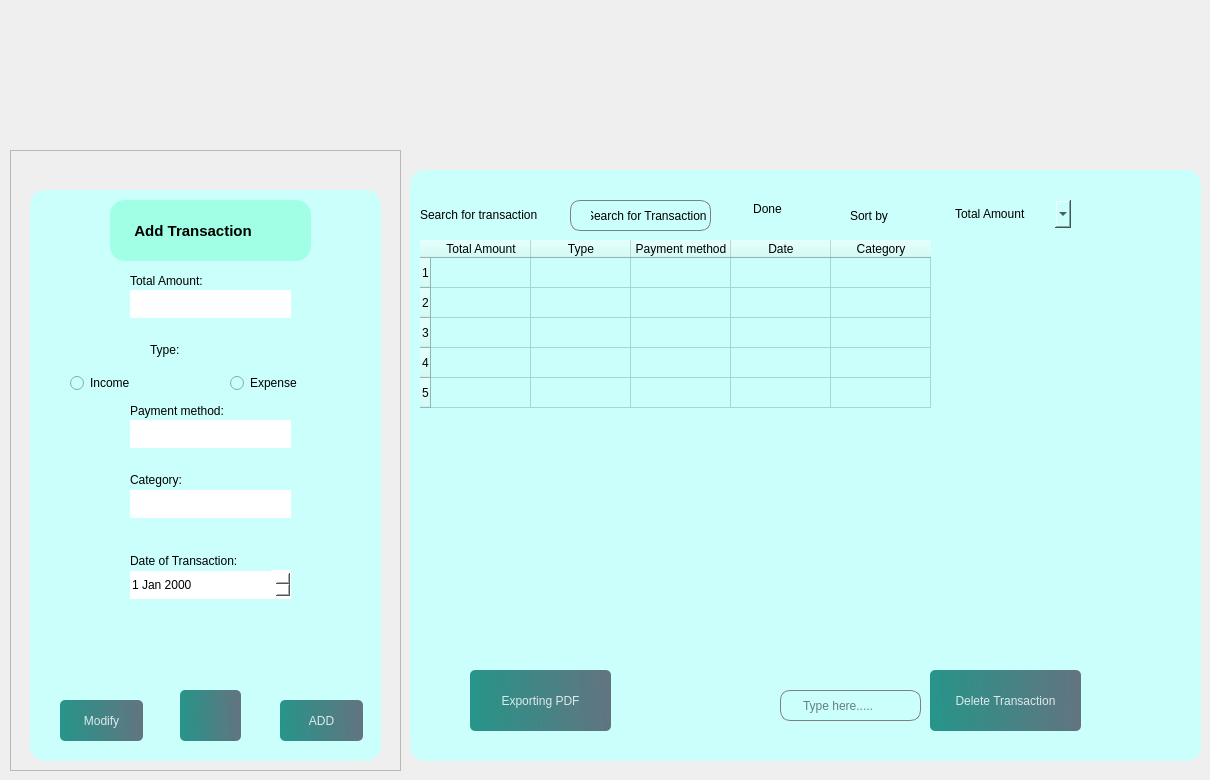
            <widget class="QWidget" name="a2">
             <widget class="QFrame" name="frame_14">
              <property name="geometry">
               <rect>
                <x>10</x>
                <y>150</y>
                <width>391</width>
                <height>621</height>
               </rect>
              </property>
              <property name="frameShape">
               <enum>QFrame::Shape::StyledPanel</enum>
              </property>
              <property name="frameShadow">
               <enum>QFrame::Shadow::Raised</enum>
              </property>
              <widget class="QFrame" name="frame_15">
               <property name="geometry">
                <rect>
                 <x>20</x>
                 <y>40</y>
                 <width>351</width>
                 <height>571</height>
                </rect>
               </property>
               <property name="styleSheet">
                <string notr="true">
background-color: rgb(202, 255, 251);
border-radius:15px;
</string>
               </property>
               <property name="frameShape">
                <enum>QFrame::Shape::StyledPanel</enum>
               </property>
               <property name="frameShadow">
                <enum>QFrame::Shadow::Raised</enum>
               </property>
               <widget class="QPushButton" name="add_2">
                <property name="geometry">
                 <rect>
                  <x>250</x>
                  <y>510</y>
                  <width>83</width>
                  <height>41</height>
                 </rect>
                </property>
                <property name="styleSheet">
                 <string notr="true">
#pushButton_21{
color: rgb(0, 0, 0);
}
QPushButton, #pushButton_29{
	background-color: qlineargradient(spread:pad, x1:0, y1:0.505682, x2:1, y2:0.477, stop:0 rgba(11, 131, 120, 219), stop:1 rgba(85, 98, 112, 226));
	color:rgba(255, 255, 255, 210);
	border-radius:5px;
}

QPushButton#pushButton_29:hover{
	background-color: qlineargradient(spread:pad, x1:0, y1:0.505682, x2:1, y2:0.477, stop:0 rgba(150, 123, 111, 219), stop:1 rgba(85, 81, 84, 226));
}

QPushButton#pushButton_29:pressed{
	padding-left:5px;
	padding-top:5px;
	background-color:rgba(150, 123, 111, 255);
}
</string>
                </property>
                <property name="text">
                 <string>ADD</string>
                </property>
                <property name="checkable">
                 <bool>true</bool>
                </property>
               </widget>
               <widget class="QLabel" name="label_29">
                <property name="geometry">
                 <rect>
                  <x>100</x>
                  <y>80</y>
                  <width>101</width>
                  <height>21</height>
                 </rect>
                </property>
                <property name="styleSheet">
                 <string notr="true">color: rgb(0, 0, 0);</string>
                </property>
                <property name="text">
                 <string>Total Amount:</string>
                </property>
               </widget>
               <widget class="QLabel" name="label_33">
                <property name="geometry">
                 <rect>
                  <x>120</x>
                  <y>149</y>
                  <width>91</width>
                  <height>21</height>
                 </rect>
                </property>
                <property name="styleSheet">
                 <string notr="true">color: rgb(0, 0, 0);</string>
                </property>
                <property name="text">
                 <string>Type:</string>
                </property>
               </widget>
               <widget class="QLabel" name="label_36">
                <property name="geometry">
                 <rect>
                  <x>100</x>
                  <y>210</y>
                  <width>121</width>
                  <height>21</height>
                 </rect>
                </property>
                <property name="styleSheet">
                 <string notr="true">color: rgb(0, 0, 0);</string>
                </property>
                <property name="text">
                 <string>Payment method:</string>
                </property>
               </widget>
               <widget class="QLabel" name="label_37">
                <property name="geometry">
                 <rect>
                  <x>100</x>
                  <y>279</y>
                  <width>91</width>
                  <height>21</height>
                 </rect>
                </property>
                <property name="styleSheet">
                 <string notr="true">color: rgb(0, 0, 0);</string>
                </property>
                <property name="text">
                 <string>Category:</string>
                </property>
               </widget>
               <widget class="QPushButton" name="pushButton_23">
                <property name="geometry">
                 <rect>
                  <x>150</x>
                  <y>500</y>
                  <width>61</width>
                  <height>51</height>
                 </rect>
                </property>
                <property name="styleSheet">
                 <string notr="true">
#pushButton_20{
color: rgb(0, 0, 0);
}
QPushButton, #pushButton_20{
	background-color: qlineargradient(spread:pad, x1:0, y1:0.505682, x2:1, y2:0.477, stop:0 rgba(11, 131, 120, 219), stop:1 rgba(85, 98, 112, 226));
	color:rgba(255, 255, 255, 210);
	border-radius:5px;
}

QPushButton#pushButton_20:hover{
	background-color: qlineargradient(spread:pad, x1:0, y1:0.505682, x2:1, y2:0.477, stop:0 rgba(150, 123, 111, 219), stop:1 rgba(85, 81, 84, 226));
}

QPushButton#pushButton_20:pressed{
	padding-left:5px;
	padding-top:5px;
	background-color:rgba(150, 123, 111, 255);
}
</string>
                </property>
                <property name="text">
                 <string/>
                </property>
                <property name="icon">
                 <iconset resource="resource.qrc">
                  <normaloff>:/img/img/trash-2.svg</normaloff>:/img/img/trash-2.svg</iconset>
                </property>
               </widget>
               <widget class="QLineEdit" name="lineEdit_24">
                <property name="geometry">
                 <rect>
                  <x>100</x>
                  <y>100</y>
                  <width>161</width>
                  <height>28</height>
                 </rect>
                </property>
                <property name="styleSheet">
                 <string notr="true">background-color: rgb(255, 255, 255);
color: rgb(0, 0, 0);</string>
                </property>
               </widget>
               <widget class="QLineEdit" name="lineEdit_25">
                <property name="geometry">
                 <rect>
                  <x>100</x>
                  <y>230</y>
                  <width>161</width>
                  <height>28</height>
                 </rect>
                </property>
                <property name="styleSheet">
                 <string notr="true">background-color: rgb(255, 255, 255);
color: rgb(0, 0, 0);</string>
                </property>
               </widget>
               <widget class="QLineEdit" name="lineEdit_26">
                <property name="geometry">
                 <rect>
                  <x>100</x>
                  <y>300</y>
                  <width>161</width>
                  <height>28</height>
                 </rect>
                </property>
                <property name="styleSheet">
                 <string notr="true">background-color: rgb(255, 255, 255);
color: rgb(0, 0, 0);</string>
                </property>
               </widget>
               <widget class="QDateEdit" name="dateEdit_4">
                <property name="geometry">
                 <rect>
                  <x>100</x>
                  <y>380</y>
                  <width>161</width>
                  <height>29</height>
                 </rect>
                </property>
                <property name="styleSheet">
                 <string notr="true">color: rgb(0, 0, 0);
background-color: rgb(255, 255, 255);</string>
                </property>
               </widget>
               <widget class="QLabel" name="label_38">
                <property name="geometry">
                 <rect>
                  <x>100</x>
                  <y>360</y>
                  <width>141</width>
                  <height>21</height>
                 </rect>
                </property>
                <property name="styleSheet">
                 <string notr="true">color: rgb(0, 0, 0);</string>
                </property>
                <property name="text">
                 <string>Date of Transaction:</string>
                </property>
               </widget>
               <widget class="QRadioButton" name="radioButton_2">
                <property name="geometry">
                 <rect>
                  <x>40</x>
                  <y>180</y>
                  <width>112</width>
                  <height>26</height>
                 </rect>
                </property>
                <property name="styleSheet">
                 <string notr="true">color: rgb(0, 0, 0);</string>
                </property>
                <property name="text">
                 <string>Income</string>
                </property>
               </widget>
               <widget class="QRadioButton" name="radioButton_4">
                <property name="geometry">
                 <rect>
                  <x>200</x>
                  <y>180</y>
                  <width>112</width>
                  <height>26</height>
                 </rect>
                </property>
                <property name="styleSheet">
                 <string notr="true">color: rgb(0, 0, 0);</string>
                </property>
                <property name="text">
                 <string>Expense</string>
                </property>
               </widget>
               <widget class="QLabel" name="label_24">
                <property name="geometry">
                 <rect>
                  <x>80</x>
                  <y>10</y>
                  <width>201</width>
                  <height>61</height>
                 </rect>
                </property>
                <property name="font">
                 <font>
                  <pointsize>11</pointsize>
                  <bold>true</bold>
                 </font>
                </property>
                <property name="styleSheet">
                 <string notr="true">color: rgb(0, 0, 0);
background-color: rgb(160, 255, 228);</string>
                </property>
                <property name="text">
                 <string>      Add Transaction </string>
                </property>
               </widget>
               <widget class="QPushButton" name="add_5">
                <property name="geometry">
                 <rect>
                  <x>30</x>
                  <y>510</y>
                  <width>83</width>
                  <height>41</height>
                 </rect>
                </property>
                <property name="styleSheet">
                 <string notr="true">
#pushButton_21{
color: rgb(0, 0, 0);
}
QPushButton, #pushButton_29{
	background-color: qlineargradient(spread:pad, x1:0, y1:0.505682, x2:1, y2:0.477, stop:0 rgba(11, 131, 120, 219), stop:1 rgba(85, 98, 112, 226));
	color:rgba(255, 255, 255, 210);
	border-radius:5px;
}

QPushButton#pushButton_29:hover{
	background-color: qlineargradient(spread:pad, x1:0, y1:0.505682, x2:1, y2:0.477, stop:0 rgba(150, 123, 111, 219), stop:1 rgba(85, 81, 84, 226));
}

QPushButton#pushButton_29:pressed{
	padding-left:5px;
	padding-top:5px;
	background-color:rgba(150, 123, 111, 255);
}
</string>
                </property>
                <property name="text">
                 <string>Modify</string>
                </property>
                <property name="checkable">
                 <bool>true</bool>
                </property>
               </widget>
              </widget>
             </widget>
             <widget class="QFrame" name="frame_16">
              <property name="geometry">
               <rect>
                <x>410</x>
                <y>170</y>
                <width>791</width>
                <height>591</height>
               </rect>
              </property>
              <property name="styleSheet">
               <string notr="true">
background-color: rgb(202, 255, 251);
border-radius:15px;
</string>
              </property>
              <property name="frameShape">
               <enum>QFrame::Shape::StyledPanel</enum>
              </property>
              <property name="frameShadow">
               <enum>QFrame::Shadow::Raised</enum>
              </property>
              <widget class="QLabel" name="label_32">
               <property name="geometry">
                <rect>
                 <x>440</x>
                 <y>30</y>
                 <width>131</width>
                 <height>31</height>
                </rect>
               </property>
               <property name="styleSheet">
                <string notr="true">color: rgb(0, 0, 0);</string>
               </property>
               <property name="text">
                <string>Sort by</string>
               </property>
              </widget>
              <widget class="QLabel" name="label_31">
               <property name="geometry">
                <rect>
                 <x>10</x>
                 <y>29</y>
                 <width>151</width>
                 <height>31</height>
                </rect>
               </property>
               <property name="styleSheet">
                <string notr="true">color: rgb(0, 0, 0);</string>
               </property>
               <property name="text">
                <string>Search for transaction</string>
               </property>
              </widget>
              <widget class="QComboBox" name="comboBox_5">
               <property name="geometry">
                <rect>
                 <x>540</x>
                 <y>30</y>
                 <width>121</width>
                 <height>28</height>
                </rect>
               </property>
               <property name="styleSheet">
                <string notr="true">color: rgb(0, 0, 0);</string>
               </property>
               <item>
                <property name="text">
                 <string>Total Amount</string>
                </property>
               </item>
               <item>
                <property name="text">
                 <string>Date of transaction</string>
                </property>
               </item>
               <item>
                <property name="text">
                 <string>Type</string>
                </property>
               </item>
              </widget>
              <widget class="QTableWidget" name="tableWidget_4">
               <property name="geometry">
                <rect>
                 <x>10</x>
                 <y>70</y>
                 <width>771</width>
                 <height>321</height>
                </rect>
               </property>
               <property name="styleSheet">
                <string notr="true">color: rgb(0, 0, 0);</string>
               </property>
               <row>
                <property name="text">
                 <string>1</string>
                </property>
               </row>
               <row>
                <property name="text">
                 <string>2</string>
                </property>
               </row>
               <row>
                <property name="text">
                 <string>3</string>
                </property>
               </row>
               <row>
                <property name="text">
                 <string>4</string>
                </property>
               </row>
               <row>
                <property name="text">
                 <string>5</string>
                </property>
               </row>
               <column>
                <property name="text">
                 <string>Total Amount</string>
                </property>
               </column>
               <column>
                <property name="text">
                 <string>Type</string>
                </property>
               </column>
               <column>
                <property name="text">
                 <string>Payment method</string>
                </property>
               </column>
               <column>
                <property name="text">
                 <string>Date</string>
                </property>
               </column>
               <column>
                <property name="text">
                 <string>Category</string>
                </property>
               </column>
              </widget>
              <widget class="QPushButton" name="pushButton_5">
               <property name="geometry">
                <rect>
                 <x>322</x>
                 <y>18</y>
                 <width>71</width>
                 <height>41</height>
                </rect>
               </property>
               <property name="styleSheet">
                <string notr="true">QPushButton, #pushButton_4 {
    background-color: qlineargradient(spread:pad, x1:0, y1:0.505682, x2:1, y2:0.477, 
        stop:0 rgba(11, 131, 120, 219), stop:1 rgba(85, 98, 112, 226));
    color: rgba(255, 255, 255, 210);
    border-radius: 5px;
    transition: background-color 0.3s ease-in-out; /* Transition effect */
}

QPushButton#pushButton_4:hover {
    background-color: qlineargradient(spread:pad, x1:0, y1:0.505682, x2:1, y2:0.477, 
        stop:0 rgba(150, 123, 111, 219), stop:1 rgba(85, 81, 84, 226));
}

QPushButton#pushButton_4:pressed {
    padding-left: 5px;
    padding-top: 5px;
    background-color: rgba(150, 123, 111, 255);
    transition: background-color 0.1s ease-out; /* Faster transition when pressed */
}



color: rgb(0, 0, 0);</string>
               </property>
               <property name="text">
                <string>Done</string>
               </property>
              </widget>
              <widget class="QLineEdit" name="edit_4">
               <property name="geometry">
                <rect>
                 <x>160</x>
                 <y>30</y>
                 <width>141</width>
                 <height>31</height>
                </rect>
               </property>
               <property name="minimumSize">
                <size>
                 <width>0</width>
                 <height>31</height>
                </size>
               </property>
               <property name="styleSheet">
                <string notr="true">QLineEdit{
	padding-left: 20px;
	border: 1px solid gray;	
	border-radius: 10px;
color: rgb(0, 0, 0);

}
</string>
               </property>
               <property name="text">
                <string>Search for Transaction</string>
               </property>
               <property name="placeholderText">
                <string>Type here.....</string>
               </property>
              </widget>
              <widget class="QLineEdit" name="edit_7">
               <property name="geometry">
                <rect>
                 <x>370</x>
                 <y>520</y>
                 <width>141</width>
                 <height>31</height>
                </rect>
               </property>
               <property name="minimumSize">
                <size>
                 <width>0</width>
                 <height>31</height>
                </size>
               </property>
               <property name="styleSheet">
                <string notr="true">QLineEdit{
	padding-left: 20px;
	border: 1px solid gray;	
	border-radius: 10px;
color: rgb(0, 0, 0);

}
</string>
               </property>
               <property name="placeholderText">
                <string>Type here.....</string>
               </property>
              </widget>
              <widget class="QLabel" name="label_49">
               <property name="geometry">
                <rect>
                 <x>220</x>
                 <y>510</y>
                 <width>31</width>
                 <height>41</height>
                </rect>
               </property>
               <property name="text">
                <string/>
               </property>
               <property name="pixmap">
                <pixmap resource="resource.qrc">:/img/img/download.svg</pixmap>
               </property>
              </widget>
              <widget class="QPushButton" name="pushButton_31">
               <property name="geometry">
                <rect>
                 <x>520</x>
                 <y>500</y>
                 <width>151</width>
                 <height>61</height>
                </rect>
               </property>
               <property name="styleSheet">
                <string notr="true">
#pushButton_21{
color: rgb(0, 0, 0);
}
QPushButton, #pushButton_21{
	background-color: qlineargradient(spread:pad, x1:0, y1:0.505682, x2:1, y2:0.477, stop:0 rgba(11, 131, 120, 219), stop:1 rgba(85, 98, 112, 226));
	color:rgba(255, 255, 255, 210);
	border-radius:5px;
}

QPushButton#pushButton_21:hover{
	background-color: qlineargradient(spread:pad, x1:0, y1:0.505682, x2:1, y2:0.477, stop:0 rgba(150, 123, 111, 219), stop:1 rgba(85, 81, 84, 226));
}

QPushButton#pushButton_21:pressed{
	padding-left:5px;
	padding-top:5px;
	background-color:rgba(150, 123, 111, 255);
}
</string>
               </property>
               <property name="text">
                <string>Delete Transaction</string>
               </property>
              </widget>
              <widget class="QPushButton" name="pushButton_33">
               <property name="geometry">
                <rect>
                 <x>60</x>
                 <y>500</y>
                 <width>141</width>
                 <height>61</height>
                </rect>
               </property>
               <property name="styleSheet">
                <string notr="true">
#pushButton_21{
color: rgb(0, 0, 0);
}
QPushButton, #pushButton_29{
	background-color: qlineargradient(spread:pad, x1:0, y1:0.505682, x2:1, y2:0.477, stop:0 rgba(11, 131, 120, 219), stop:1 rgba(85, 98, 112, 226));
	color:rgba(255, 255, 255, 210);
	border-radius:5px;
}

QPushButton#pushButton_29:hover{
	background-color: qlineargradient(spread:pad, x1:0, y1:0.505682, x2:1, y2:0.477, stop:0 rgba(150, 123, 111, 219), stop:1 rgba(85, 81, 84, 226));
}

QPushButton#pushButton_29:pressed{
	padding-left:5px;
	padding-top:5px;
	background-color:rgba(150, 123, 111, 255);
}
</string>
               </property>
               <property name="text">
                <string>Exporting PDF</string>
               </property>
              </widget>
             </widget>
             <widget class="QLabel" name="pic1_4">
              <property name="geometry">
               <rect>
                <x>180</x>
                <y>10</y>
                <width>591</width>
                <height>151</height>
               </rect>
              </property>
              <property name="text">
               <string/>
              </property>
              <property name="pixmap">
               <pixmap>img/Nouveau dossier/aze.png</pixmap>
              </property>
             </widget>
            </widget>
